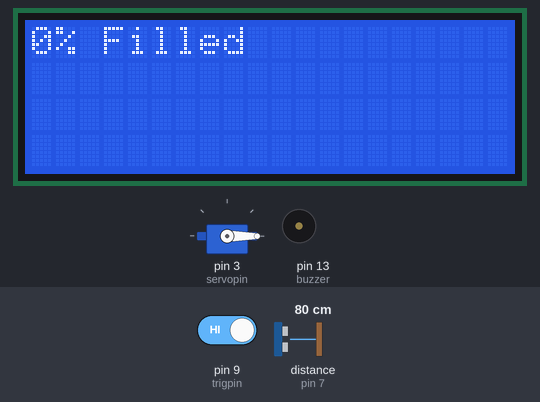
This sketch was run on a simulated Arduino Uno, built with avr-gcc and run on an emulated ATmega328P. On the bench: 20×4 character LCD, servo, buzzer (waves = sounding). The inputs (shaded band) are chosen by the test bench; at power-on: pin 9 (trigpin) HIGH, distance to the obstacle (sensor on pin 7) 80 cm. The echo pulse lasts 58.3 µs per cm; what the sketch prints to the serial monitor is not drawn.

Above: at 2.1 s.
2.2 s: pin 9 (trigpin) driven LOW
At 4.5 s:
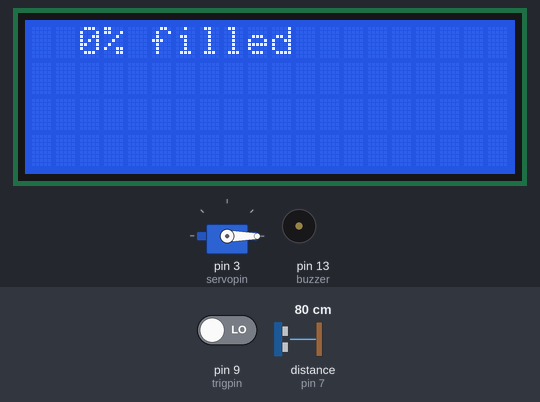
12.2 s: distance to the obstacle (sensor on pin 7) set to 9 cm
At 14.5 s:
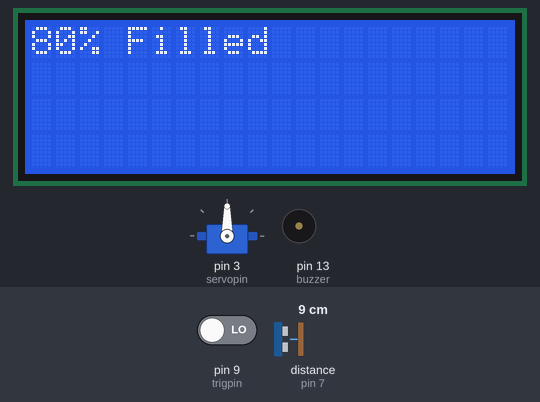
15.0 s: distance to the obstacle (sensor on pin 7) set to 6 cm
20.1 s: distance to the obstacle (sensor on pin 7) set to 2 cm
At 21.3 s:
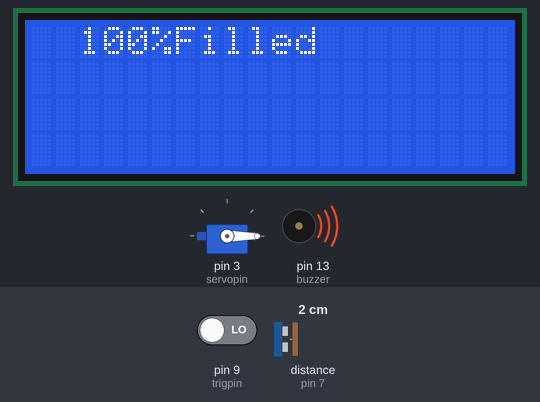
24.4 s: distance to the obstacle (sensor on pin 7) set to 35 cm
At 28.9 s:
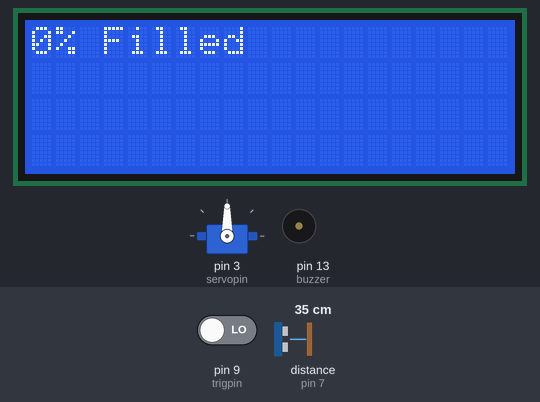
Timing chart, 0 to 30.0 s (numbered marks = the images above; inputs shaded):
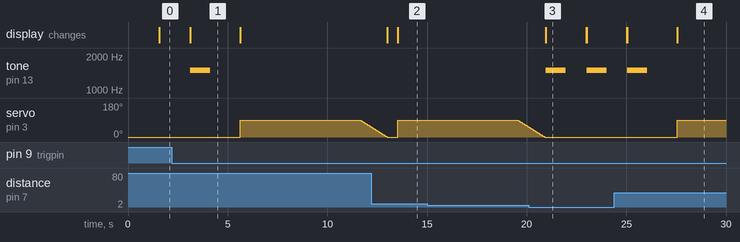

Measured:
- after the input at 2.2 s, tone on pin 13 (buzzer): silent → 1500 Hz after 0.92 s, → silent 1.0 s later; the display: changes after 0.92 s (image 1)
- after the input at 12.2 s, the display: first changes after 0.82 s (image 2 shows a later state)
- after the input at 24.4 s, tone on pin 13 (buzzer): goes on until 26.1 s, then stays silent; servo on pin 3 (servopin): 0° → 90° after 3.2 s; the display: first differs from a run without the input after 0.65 s (image 4 shows a later state)
- what the display in image 1 shows lasts 2.5 s, from 3.1 s to 5.6 s
- what the display in image 3 shows lasts 2.0 s, from 21.0 s to 23.0 s

The sketch:

bin2_Aman.ino
```cpp
//#include<SoftwareSerial.h>
//SoftwareSerial nodeserial(12,13);
#include<LiquidCrystal_I2C.h>
LiquidCrystal_I2C lcd(0x27,20,4);
#include<Wire.h>
#include<Servo.h>


String data;
int trigpin = 9;
int pos;
int trig2=6;
int echo2=7;
int servopin=3;
int buzzer=13;
int duration=0;
int distance=0;
int duration1=0;
int status_lvl=0;
long avrg[3];
int lvl=0;
int status_level=0;
int count=0;

Servo myservo;

void setup(){
  Serial.begin(9600);
  //nodeserial.begin(115200);
  lcd.init();
  lcd.backlight();


  pinMode(trigpin,INPUT);

  pinMode(trig2,OUTPUT);
  pinMode(echo2,INPUT);
  pinMode(buzzer,OUTPUT);
  myservo.attach(servopin);


}
void loop()
{
  detect();
  op();
//lvl=98;
  if(lvl<90){
  Serial.println(lvl);//lvl
  delay(500);
  lcd.setCursor(0,0);
    lcd.println(String(lvl)+"% Filled");
  }
else{
Serial.println(String(lvl)+"-");//lvl
transfer();
}

}
void transfer(){
  if(Serial.available()){
    data=Serial.readStringUntil('\n');
    Serial.println(data+"kk");}

    lcd.setCursor(0,0);
    lcd.println(String(lvl)+"% Filled");
    lcd.setCursor(0,1);
    lcd.println("BIN1-"+ data+"%Filled");
}
```

Detect.ino
```cpp
void detect(){

  distance=digitalRead(trigpin);
  //Serial.println(distance);
//  Serial.print("dist");
//  Serial.println(distance);


}
```

I2C.ino
```cpp
void I2C(){
  for(int j=0;j<3;j++){
    avrg[j]=level();
  }
  status_lvl=(avrg[0]+avrg[1]+avrg[2])/3;
  //Serial.println(status_lvl);
  if(status_lvl>=34){
    lvl=0;
    lcd.setCursor(2,0);
    lcd.println("0% filled");

    }
   else if(status_lvl==33){
    lvl=1;
    lcd.setCursor(2,0);
    lcd.println("1%Filled");

   }
    else if(status_lvl==32){
    lvl=2;
    lcd.setCursor(2,0);
    lcd.println("2%Filled");

   }
    else if(status_lvl==31){
    lvl=3;
    lcd.setCursor(2,0);
    lcd.println("3%Filled");

   }
    else if(status_lvl==30){
    lvl=5;
    lcd.setCursor(2,0);
    lcd.println("5%Filled");

   }
    else if(status_lvl>=28 and status_lvl<=29){
    lvl=10;
    lcd.setCursor(2,0);
    lcd.println("10%Filled");

   }

    else if(status_lvl==27){
    lvl=15;
    lcd.setCursor(2,0);
    lcd.println("15%Filled");

   }
    else if(status_lvl==26){
    lvl=20;
    lcd.setCursor(2,0);
    lcd.println("20%Filled");

   }
    else if(status_lvl==25){
    lvl=25;
    lcd.setCursor(2,0);
    lcd.println("25%Filled");

   }
    else if(status_lvl==24){
    lvl=30;
    lcd.setCursor(2,0);
    lcd.println("30%Filled");

   }
    else if(status_lvl>=22 and status_lvl<24){
    lvl=35;
    lcd.setCursor(2,0);
    lcd.println("35%Filled");

   }
    else if(status_lvl>=20 and status_lvl<22){
    lvl=40;
    lcd.setCursor(2,0);
    lcd.println("40%Filled");

   }
    else if(status_lvl>=18 and status_lvl<20){
    lvl=45;
    lcd.setCursor(2,0);
    lcd.println("45%Filled");

   }
    else if(status_lvl>=16 and status_lvl<18){
    lvl=50;
    lcd.setCursor(2,0);
    lcd.println("50%Filled");

   }
    else if(status_lvl>=14 and status_lvl<16){
    lvl=55;
    lcd.setCursor(2,0);
    lcd.println("55%Filled");

   }
    else if(status_lvl>12 and status_lvl<14){
    lvl=60;
    lcd.setCursor(2,0);
    lcd.println("60%Filled");

   }
    else if(status_lvl==12){
    lvl=65;
    lcd.setCursor(2,0);
    lcd.println("65%Filled");

   }
    else if(status_lvl>10 and status_lvl<12){
    lvl=70;
    lcd.setCursor(2,0);
    lcd.println("70%Filled");

   }
    else if(status_lvl==10){
    lvl=75;
    lcd.setCursor(2,0);
    lcd.println("75%Filled");

   }
    else if(status_lvl==9){
    lvl=80;
    lcd.setCursor(2,0);
    lcd.println("80%Filled");

   }
    else if(status_lvl==8){
    lvl=85;
    lcd.setCursor(2,0);
    lcd.println("85%Filled");

   }
    else if(status_lvl>=6 and status_lvl<8){
    lvl=90;
    lcd.setCursor(2,0);
    lcd.println("90%Filled");

   } else if(status_lvl>=4 and status_lvl<6){
    lvl=95;
    lcd.setCursor(2,0);
    lcd.println("95%Filled");


   }
    else if(status_lvl>0 and status_lvl<4){
    lvl=100;
    lcd.setCursor(2,0);
    lcd.println("100%Filled");


   }


   //Serial.println(lvl);


}
```

bin_status.ino
```cpp
int level(){
  digitalWrite(trig2,LOW);
  delayMicroseconds(5);
  digitalWrite(trig2,HIGH);
  delayMicroseconds(15);
  digitalWrite(trig2,LOW);
  duration1=pulseIn(echo2,HIGH);
  status_level=(duration1/2)/29.1;
  //Serial.println("2nd sensor");
  //Serial.println(status_lvl);
  return status_level;
}
void op(){

  if(distance==LOW and status_lvl>=8){
    //Serial.println("open");
    myservo.attach(servopin);
    //for(pos=0;pos<=90;pos++){
      myservo.write(90);
      //
    delay(6000);
    for(pos=90;pos>=0;pos--){
      myservo.write(pos);
      delay(15);
    }
//    myservo.write(90);
//    delay(5000);
//    myservo.write(0);
    lcd.clear();
    I2C();

    //cap();
  }

  else if(distance==LOW and status_lvl<8){
//    myservo.write(0);
//    myservo.detach();
    lcd.clear();
    I2C();
    tone(buzzer,1500);
    delay(1000);
    noTone(buzzer);
    delay(1000);
    //Serial.println("close");


  }
  else if(distance==HIGH){
    myservo.write(0);
    delay(1000);
    myservo.detach();
  }
}
```
